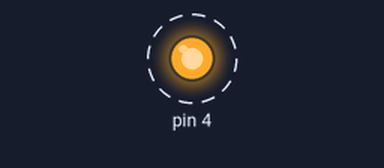
A sketch run on a simulated Arduino Uno, built with avr-gcc and run on an emulated ATmega328P. Parts: output pins drawn as LEDs (lit = HIGH). Dashed ring = blinking.

Above: at 0.5 s.
Timing chart, 0 to 4.6 s (numbered marks = the images above):
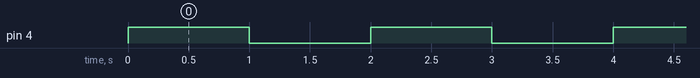

Measured:
- by itself, pin 4: alternates HIGH for 1.0 s and LOW for 1.0 s

The sketch:

led05-2.ino
```cpp
#include "Led.h"
Led led(4); //클래스변수 제시
void setup() {
  // 이미 생성자에서 핀모드 설정해줌
}

void loop() {
  led.toggle();
  delay(1000);

}

//blink프로그램 완성!
```
